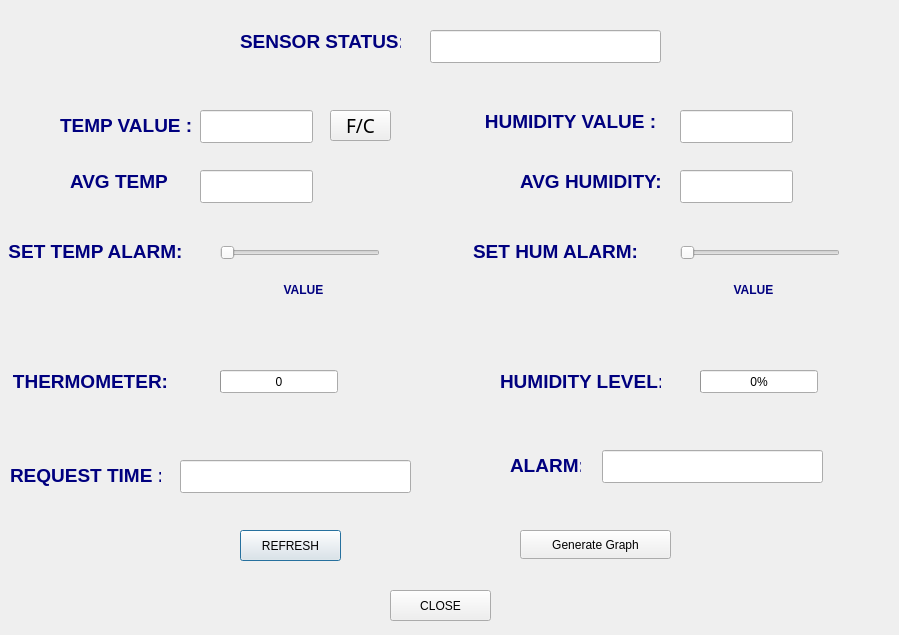
<?xml version="1.0" encoding="UTF-8"?>
<ui version="4.0">
 <class>Dialog</class>
 <widget class="QDialog" name="Dialog">
  <property name="geometry">
   <rect>
    <x>0</x>
    <y>0</y>
    <width>899</width>
    <height>635</height>
   </rect>
  </property>
  <property name="maximumSize">
   <size>
    <width>16777215</width>
    <height>16777215</height>
   </size>
  </property>
  <property name="cursor">
   <cursorShape>ArrowCursor</cursorShape>
  </property>
  <property name="mouseTracking">
   <bool>false</bool>
  </property>
  <property name="windowTitle">
   <string>TEMPERATURE &amp; HUMIDITY SENSOR ANALYSIS</string>
  </property>
  <property name="toolTip">
   <string>&lt;html&gt;&lt;head/&gt;&lt;body&gt;&lt;p align=&quot;center&quot;&gt;&lt;span style=&quot; font-weight:600;&quot;&gt;TEMPERATURE/HUMIDITY SENSOR READING&lt;/span&gt;&lt;/p&gt;&lt;/body&gt;&lt;/html&gt;</string>
  </property>
  <property name="whatsThis">
   <string>&lt;html&gt;&lt;head/&gt;&lt;body&gt;&lt;p align=&quot;center&quot;&gt;&lt;br/&gt;&lt;/p&gt;&lt;/body&gt;&lt;/html&gt;</string>
  </property>
  <widget class="QLineEdit" name="temp_val">
   <property name="enabled">
    <bool>true</bool>
   </property>
   <property name="geometry">
    <rect>
     <x>200</x>
     <y>110</y>
     <width>113</width>
     <height>33</height>
    </rect>
   </property>
  </widget>
  <widget class="QPushButton" name="refresh">
   <property name="geometry">
    <rect>
     <x>240</x>
     <y>530</y>
     <width>101</width>
     <height>31</height>
    </rect>
   </property>
   <property name="text">
    <string>REFRESH</string>
   </property>
  </widget>
  <widget class="QPushButton" name="cel_faran">
   <property name="geometry">
    <rect>
     <x>330</x>
     <y>110</y>
     <width>61</width>
     <height>31</height>
    </rect>
   </property>
   <property name="font">
    <font>
     <family>Sans Serif</family>
     <pointsize>14</pointsize>
    </font>
   </property>
   <property name="toolTip">
    <string>&lt;html&gt;&lt;head/&gt;&lt;body&gt;&lt;p align=&quot;center&quot;&gt;&lt;span style=&quot; font-weight:600;&quot;&gt;F/C&lt;/span&gt;&lt;/p&gt;&lt;/body&gt;&lt;/html&gt;</string>
   </property>
   <property name="text">
    <string>F/C</string>
   </property>
  </widget>
  <widget class="QLabel" name="label_3">
   <property name="geometry">
    <rect>
     <x>60</x>
     <y>110</y>
     <width>131</width>
     <height>31</height>
    </rect>
   </property>
   <property name="text">
    <string>&lt;html&gt;&lt;head/&gt;&lt;body&gt;&lt;p align=&quot;center&quot;&gt;&lt;span style=&quot; font-size:14pt; font-weight:600; color:#00007f;&quot;&gt;TEMP VALUE  :&lt;/span&gt;&lt;/p&gt;&lt;/body&gt;&lt;/html&gt;</string>
   </property>
  </widget>
  <widget class="QLabel" name="label_4">
   <property name="geometry">
    <rect>
     <x>10</x>
     <y>460</y>
     <width>151</width>
     <height>31</height>
    </rect>
   </property>
   <property name="text">
    <string>&lt;html&gt;&lt;head/&gt;&lt;body&gt;&lt;p align=&quot;center&quot;&gt;&lt;span style=&quot; font-size:14pt; font-weight:600; color:#00007f;&quot;&gt;REQUEST TIME :&lt;/span&gt;&lt;/p&gt;&lt;/body&gt;&lt;/html&gt;</string>
   </property>
  </widget>
  <widget class="QLineEdit" name="time_req">
   <property name="enabled">
    <bool>true</bool>
   </property>
   <property name="geometry">
    <rect>
     <x>180</x>
     <y>460</y>
     <width>231</width>
     <height>33</height>
    </rect>
   </property>
  </widget>
  <widget class="QLabel" name="label_5">
   <property name="geometry">
    <rect>
     <x>480</x>
     <y>110</y>
     <width>181</width>
     <height>21</height>
    </rect>
   </property>
   <property name="text">
    <string>&lt;html&gt;&lt;head/&gt;&lt;body&gt;&lt;p align=&quot;center&quot;&gt;&lt;span style=&quot; font-size:14pt; font-weight:600; color:#00007f;&quot;&gt;HUMIDITY VALUE :&lt;/span&gt;&lt;/p&gt;&lt;/body&gt;&lt;/html&gt;</string>
   </property>
  </widget>
  <widget class="QLineEdit" name="hum_val">
   <property name="enabled">
    <bool>true</bool>
   </property>
   <property name="geometry">
    <rect>
     <x>680</x>
     <y>110</y>
     <width>113</width>
     <height>33</height>
    </rect>
   </property>
  </widget>
  <widget class="QLabel" name="label_9">
   <property name="geometry">
    <rect>
     <x>70</x>
     <y>170</y>
     <width>101</width>
     <height>21</height>
    </rect>
   </property>
   <property name="text">
    <string>&lt;html&gt;&lt;head/&gt;&lt;body&gt;&lt;p align=&quot;center&quot;&gt;&lt;span style=&quot; font-size:14pt; font-weight:600; color:#00007f;&quot;&gt;AVG TEMP :&lt;/span&gt;&lt;/p&gt;&lt;/body&gt;&lt;/html&gt;</string>
   </property>
  </widget>
  <widget class="QLineEdit" name="avg_temp">
   <property name="enabled">
    <bool>true</bool>
   </property>
   <property name="geometry">
    <rect>
     <x>200</x>
     <y>170</y>
     <width>113</width>
     <height>33</height>
    </rect>
   </property>
  </widget>
  <widget class="QPushButton" name="pushButton_3">
   <property name="geometry">
    <rect>
     <x>390</x>
     <y>590</y>
     <width>101</width>
     <height>31</height>
    </rect>
   </property>
   <property name="text">
    <string>CLOSE</string>
   </property>
  </widget>
  <widget class="QLabel" name="label_10">
   <property name="geometry">
    <rect>
     <x>520</x>
     <y>170</y>
     <width>141</width>
     <height>21</height>
    </rect>
   </property>
   <property name="text">
    <string>&lt;html&gt;&lt;head/&gt;&lt;body&gt;&lt;p align=&quot;center&quot;&gt;&lt;span style=&quot; font-size:14pt; font-weight:600; color:#00007f;&quot;&gt;AVG HUMIDITY:&lt;/span&gt;&lt;/p&gt;&lt;/body&gt;&lt;/html&gt;</string>
   </property>
  </widget>
  <widget class="QLineEdit" name="avg_hum">
   <property name="enabled">
    <bool>true</bool>
   </property>
   <property name="geometry">
    <rect>
     <x>680</x>
     <y>170</y>
     <width>113</width>
     <height>33</height>
    </rect>
   </property>
  </widget>
  <widget class="QLabel" name="label">
   <property name="geometry">
    <rect>
     <x>240</x>
     <y>30</y>
     <width>161</width>
     <height>21</height>
    </rect>
   </property>
   <property name="text">
    <string>&lt;html&gt;&lt;head/&gt;&lt;body&gt;&lt;p align=&quot;center&quot;&gt;&lt;span style=&quot; font-size:14pt; font-weight:600; color:#00007f;&quot;&gt;SENSOR STATUS:&lt;/span&gt;&lt;/p&gt;&lt;/body&gt;&lt;/html&gt;</string>
   </property>
  </widget>
  <widget class="QLineEdit" name="sensor_stat">
   <property name="enabled">
    <bool>true</bool>
   </property>
   <property name="geometry">
    <rect>
     <x>430</x>
     <y>30</y>
     <width>231</width>
     <height>33</height>
    </rect>
   </property>
  </widget>
  <widget class="QLabel" name="label_2">
   <property name="geometry">
    <rect>
     <x>0</x>
     <y>240</y>
     <width>191</width>
     <height>21</height>
    </rect>
   </property>
   <property name="text">
    <string>&lt;html&gt;&lt;head/&gt;&lt;body&gt;&lt;p align=&quot;center&quot;&gt;&lt;span style=&quot; font-size:14pt; font-weight:600; color:#00007f;&quot;&gt;SET TEMP ALARM:&lt;/span&gt;&lt;/p&gt;&lt;/body&gt;&lt;/html&gt;</string>
   </property>
  </widget>
  <widget class="QLabel" name="label_6">
   <property name="geometry">
    <rect>
     <x>460</x>
     <y>240</y>
     <width>191</width>
     <height>21</height>
    </rect>
   </property>
   <property name="text">
    <string>&lt;html&gt;&lt;head/&gt;&lt;body&gt;&lt;p align=&quot;center&quot;&gt;&lt;span style=&quot; font-size:14pt; font-weight:600; color:#00007f;&quot;&gt;SET HUM ALARM:&lt;/span&gt;&lt;/p&gt;&lt;/body&gt;&lt;/html&gt;</string>
   </property>
  </widget>
  <widget class="QLabel" name="label_7">
   <property name="geometry">
    <rect>
     <x>10</x>
     <y>370</y>
     <width>161</width>
     <height>21</height>
    </rect>
   </property>
   <property name="text">
    <string>&lt;html&gt;&lt;head/&gt;&lt;body&gt;&lt;p align=&quot;center&quot;&gt;&lt;span style=&quot; font-size:14pt; font-weight:600; color:#00007f;&quot;&gt;THERMOMETER:&lt;/span&gt;&lt;/p&gt;&lt;/body&gt;&lt;/html&gt;</string>
   </property>
  </widget>
  <widget class="QProgressBar" name="hum_level">
   <property name="enabled">
    <bool>true</bool>
   </property>
   <property name="geometry">
    <rect>
     <x>700</x>
     <y>370</y>
     <width>118</width>
     <height>23</height>
    </rect>
   </property>
   <property name="value">
    <number>0</number>
   </property>
   <property name="format">
    <string notr="true">%p%</string>
   </property>
  </widget>
  <widget class="QLabel" name="label_8">
   <property name="geometry">
    <rect>
     <x>500</x>
     <y>370</y>
     <width>161</width>
     <height>21</height>
    </rect>
   </property>
   <property name="text">
    <string>&lt;html&gt;&lt;head/&gt;&lt;body&gt;&lt;p align=&quot;center&quot;&gt;&lt;span style=&quot; font-size:14pt; font-weight:600; color:#00007f;&quot;&gt;HUMIDITY LEVEL:&lt;/span&gt;&lt;/p&gt;&lt;/body&gt;&lt;/html&gt;</string>
   </property>
  </widget>
  <widget class="QSlider" name="temp_alarm">
   <property name="geometry">
    <rect>
     <x>220</x>
     <y>240</y>
     <width>160</width>
     <height>26</height>
    </rect>
   </property>
   <property name="minimum">
    <number>10</number>
   </property>
   <property name="maximum">
    <number>30</number>
   </property>
   <property name="orientation">
    <enum>Qt::Horizontal</enum>
   </property>
  </widget>
  <widget class="QSlider" name="hum_alarm">
   <property name="geometry">
    <rect>
     <x>680</x>
     <y>240</y>
     <width>160</width>
     <height>26</height>
    </rect>
   </property>
   <property name="minimum">
    <number>5</number>
   </property>
   <property name="orientation">
    <enum>Qt::Horizontal</enum>
   </property>
  </widget>
  <widget class="QLabel" name="label_11">
   <property name="geometry">
    <rect>
     <x>270</x>
     <y>280</y>
     <width>67</width>
     <height>21</height>
    </rect>
   </property>
   <property name="text">
    <string>&lt;html&gt;&lt;head/&gt;&lt;body&gt;&lt;p align=&quot;center&quot;&gt;&lt;span style=&quot; font-weight:600; color:#00007f;&quot;&gt;VALUE&lt;/span&gt;&lt;/p&gt;&lt;/body&gt;&lt;/html&gt;</string>
   </property>
  </widget>
  <widget class="QLabel" name="label_12">
   <property name="geometry">
    <rect>
     <x>720</x>
     <y>280</y>
     <width>67</width>
     <height>21</height>
    </rect>
   </property>
   <property name="text">
    <string>&lt;html&gt;&lt;head/&gt;&lt;body&gt;&lt;p align=&quot;center&quot;&gt;&lt;span style=&quot; font-weight:600; color:#00007f;&quot;&gt;VALUE&lt;/span&gt;&lt;/p&gt;&lt;/body&gt;&lt;/html&gt;</string>
   </property>
  </widget>
  <widget class="QProgressBar" name="temp_level">
   <property name="enabled">
    <bool>true</bool>
   </property>
   <property name="geometry">
    <rect>
     <x>220</x>
     <y>370</y>
     <width>118</width>
     <height>23</height>
    </rect>
   </property>
   <property name="value">
    <number>0</number>
   </property>
   <property name="format">
    <string>%p</string>
   </property>
  </widget>
  <widget class="QLabel" name="label_13">
   <property name="geometry">
    <rect>
     <x>510</x>
     <y>450</y>
     <width>71</width>
     <height>31</height>
    </rect>
   </property>
   <property name="text">
    <string>&lt;html&gt;&lt;head/&gt;&lt;body&gt;&lt;p align=&quot;center&quot;&gt;&lt;span style=&quot; font-size:14pt; font-weight:600; color:#00007f;&quot;&gt;ALARM:&lt;/span&gt;&lt;/p&gt;&lt;/body&gt;&lt;/html&gt;</string>
   </property>
  </widget>
  <widget class="QLineEdit" name="alarm">
   <property name="enabled">
    <bool>true</bool>
   </property>
   <property name="geometry">
    <rect>
     <x>602</x>
     <y>450</y>
     <width>221</width>
     <height>33</height>
    </rect>
   </property>
  </widget>
  <widget class="QPushButton" name="gen_graph">
   <property name="geometry">
    <rect>
     <x>520</x>
     <y>530</y>
     <width>151</width>
     <height>29</height>
    </rect>
   </property>
   <property name="text">
    <string>Generate Graph</string>
   </property>
  </widget>
 </widget>
 <resources/>
 <connections>
  <connection>
   <sender>temp_alarm</sender>
   <signal>valueChanged(int)</signal>
   <receiver>label_11</receiver>
   <slot>setNum(int)</slot>
   <hints>
    <hint type="sourcelabel">
     <x>297</x>
     <y>258</y>
    </hint>
    <hint type="destinationlabel">
     <x>302</x>
     <y>293</y>
    </hint>
   </hints>
  </connection>
  <connection>
   <sender>hum_alarm</sender>
   <signal>valueChanged(int)</signal>
   <receiver>label_12</receiver>
   <slot>setNum(int)</slot>
   <hints>
    <hint type="sourcelabel">
     <x>746</x>
     <y>257</y>
    </hint>
    <hint type="destinationlabel">
     <x>755</x>
     <y>289</y>
    </hint>
   </hints>
  </connection>
 </connections>
</ui>
